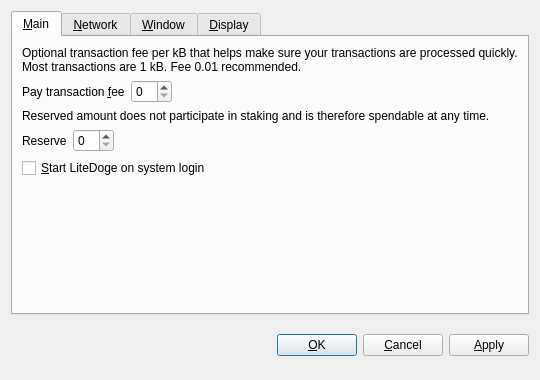
<?xml version="1.0" encoding="UTF-8"?>
<ui version="4.0">
 <class>OptionsDialog</class>
 <widget class="QDialog" name="OptionsDialog">
  <property name="geometry">
   <rect>
    <x>0</x>
    <y>0</y>
    <width>540</width>
    <height>380</height>
   </rect>
  </property>
  <property name="windowTitle">
   <string>Options</string>
  </property>
  <property name="modal">
   <bool>true</bool>
  </property>
  <layout class="QVBoxLayout" name="verticalLayout">
   <item>
    <widget class="QTabWidget" name="tabWidget">
     <property name="tabPosition">
      <enum>QTabWidget::North</enum>
     </property>
     <property name="currentIndex">
      <number>0</number>
     </property>
     <widget class="QWidget" name="tabMain">
      <attribute name="title">
       <string>&amp;Main</string>
      </attribute>
      <layout class="QVBoxLayout" name="verticalLayout_Main">
       <item>
        <widget class="QLabel" name="transactionFeeInfoLabel">
         <property name="text">
          <string>Optional transaction fee per kB that helps make sure your transactions are processed quickly. Most transactions are 1 kB. Fee 0.01 recommended.</string>
         </property>
         <property name="textFormat">
          <enum>Qt::PlainText</enum>
         </property>
         <property name="wordWrap">
          <bool>true</bool>
         </property>
        </widget>
       </item>
       <item>
        <layout class="QHBoxLayout" name="horizontalLayoutFee">
         <item>
          <widget class="QLabel" name="transactionFeeLabel">
           <property name="text">
            <string>Pay transaction &amp;fee</string>
           </property>
           <property name="textFormat">
            <enum>Qt::PlainText</enum>
           </property>
           <property name="buddy">
            <cstring>transactionFee</cstring>
           </property>
          </widget>
         </item>
         <item>
          <widget class="BitcoinAmountField" name="transactionFee"/>
         </item>
         <item>
          <spacer name="horizontalSpacerFee">
           <property name="orientation">
            <enum>Qt::Horizontal</enum>
           </property>
           <property name="sizeHint" stdset="0">
            <size>
             <width>40</width>
             <height>20</height>
            </size>
           </property>
          </spacer>
         </item>
        </layout>
       </item>
       <item>
        <widget class="QLabel" name="reserveBalanceInfoLabel">
         <property name="text">
          <string>Reserved amount does not participate in staking and is therefore spendable at any time.</string>
         </property>
         <property name="textFormat">
          <enum>Qt::PlainText</enum>
         </property>
         <property name="wordWrap">
          <bool>true</bool>
         </property>
        </widget>
       </item>
       <item>
        <layout class="QHBoxLayout" name="horizontalLayoutReserveBalance">
         <item>
          <widget class="QLabel" name="reserveBalanceLabel">
           <property name="text">
            <string>Reserve</string>
           </property>
           <property name="textFormat">
            <enum>Qt::PlainText</enum>
           </property>
           <property name="buddy">
            <cstring>reserveBalance</cstring>
           </property>
          </widget>
         </item>
         <item>
          <widget class="BitcoinAmountField" name="reserveBalance"/>
         </item>
         <item>
          <spacer name="horizontalSpacerReserveBalance">
           <property name="orientation">
            <enum>Qt::Horizontal</enum>
           </property>
           <property name="sizeHint" stdset="0">
            <size>
             <width>40</width>
             <height>20</height>
            </size>
           </property>
          </spacer>
         </item>
        </layout>
       </item>
       <item>
        <widget class="QCheckBox" name="bitcoinAtStartup">
         <property name="toolTip">
          <string>Automatically start LiteDoge after logging in to the system.</string>
         </property>
         <property name="text">
          <string>&amp;Start LiteDoge on system login</string>
         </property>
        </widget>
       </item>
       <item>
        <spacer name="verticalSpacer_Main">
         <property name="orientation">
          <enum>Qt::Vertical</enum>
         </property>
         <property name="sizeHint" stdset="0">
          <size>
           <width>20</width>
           <height>40</height>
          </size>
         </property>
        </spacer>
       </item>
      </layout>
     </widget>
     <widget class="QWidget" name="tabNetwork">
      <attribute name="title">
       <string>&amp;Network</string>
      </attribute>
      <layout class="QVBoxLayout" name="verticalLayout_Network">
       <item>
        <widget class="QCheckBox" name="mapPortUpnp">
         <property name="toolTip">
          <string>Automatically open the LiteDoge client port on the router. This only works when your router supports UPnP and it is enabled.</string>
         </property>
         <property name="text">
          <string>Map port using &amp;UPnP</string>
         </property>
        </widget>
       </item>
       <item>
        <widget class="QCheckBox" name="connectSocks">
         <property name="toolTip">
          <string>Connect to the LiteDoge network through a SOCKS proxy (e.g. when connecting through Tor).</string>
         </property>
         <property name="text">
          <string>&amp;Connect through SOCKS proxy:</string>
         </property>
        </widget>
       </item>
       <item>
        <layout class="QHBoxLayout" name="horizontalLayout_Network">
         <item>
          <widget class="QLabel" name="proxyIpLabel">
           <property name="text">
            <string>Proxy &amp;IP:</string>
           </property>
           <property name="textFormat">
            <enum>Qt::PlainText</enum>
           </property>
           <property name="buddy">
            <cstring>proxyIp</cstring>
           </property>
          </widget>
         </item>
         <item>
          <widget class="QValidatedLineEdit" name="proxyIp">
           <property name="maximumSize">
            <size>
             <width>140</width>
             <height>16777215</height>
            </size>
           </property>
           <property name="toolTip">
            <string>IP address of the proxy (e.g. 127.0.0.1)</string>
           </property>
          </widget>
         </item>
         <item>
          <widget class="QLabel" name="proxyPortLabel">
           <property name="text">
            <string>&amp;Port:</string>
           </property>
           <property name="textFormat">
            <enum>Qt::PlainText</enum>
           </property>
           <property name="buddy">
            <cstring>proxyPort</cstring>
           </property>
          </widget>
         </item>
         <item>
          <widget class="QLineEdit" name="proxyPort">
           <property name="maximumSize">
            <size>
             <width>55</width>
             <height>16777215</height>
            </size>
           </property>
           <property name="toolTip">
            <string>Port of the proxy (e.g. 9050)</string>
           </property>
          </widget>
         </item>
         <item>
          <widget class="QLabel" name="socksVersionLabel">
           <property name="text">
            <string>SOCKS &amp;Version:</string>
           </property>
           <property name="textFormat">
            <enum>Qt::PlainText</enum>
           </property>
           <property name="buddy">
            <cstring>socksVersion</cstring>
           </property>
          </widget>
         </item>
         <item>
          <widget class="QValueComboBox" name="socksVersion">
           <property name="toolTip">
            <string>SOCKS version of the proxy (e.g. 5)</string>
           </property>
          </widget>
         </item>
         <item>
          <spacer name="horizontalSpacer_Network">
           <property name="orientation">
            <enum>Qt::Horizontal</enum>
           </property>
           <property name="sizeHint" stdset="0">
            <size>
             <width>40</width>
             <height>20</height>
            </size>
           </property>
          </spacer>
         </item>
        </layout>
       </item>
       <item>
        <spacer name="verticalSpacer_Network">
         <property name="orientation">
          <enum>Qt::Vertical</enum>
         </property>
         <property name="sizeHint" stdset="0">
          <size>
           <width>20</width>
           <height>40</height>
          </size>
         </property>
        </spacer>
       </item>
      </layout>
     </widget>
     <widget class="QWidget" name="tabWindow">
      <attribute name="title">
       <string>&amp;Window</string>
      </attribute>
      <layout class="QVBoxLayout" name="verticalLayout_Window">
       <item>
        <widget class="QCheckBox" name="minimizeToTray">
         <property name="toolTip">
          <string>Show only a tray icon after minimizing the window.</string>
         </property>
         <property name="text">
          <string>&amp;Minimize to the tray instead of the taskbar</string>
         </property>
        </widget>
       </item>
       <item>
        <widget class="QCheckBox" name="minimizeOnClose">
         <property name="toolTip">
          <string>Minimize instead of exit the application when the window is closed. When this option is enabled, the application will be closed only after selecting Quit in the menu.</string>
         </property>
         <property name="text">
          <string>M&amp;inimize on close</string>
         </property>
        </widget>
       </item>
       <item>
        <spacer name="verticalSpacer_Window">
         <property name="orientation">
          <enum>Qt::Vertical</enum>
         </property>
         <property name="sizeHint" stdset="0">
          <size>
           <width>20</width>
           <height>40</height>
          </size>
         </property>
        </spacer>
       </item>
      </layout>
     </widget>
     <widget class="QWidget" name="tabDisplay">
      <attribute name="title">
       <string>&amp;Display</string>
      </attribute>
      <layout class="QVBoxLayout" name="verticalLayout_Display">
       <item>
        <layout class="QHBoxLayout" name="horizontalLayout_1_Display">
         <item>
          <widget class="QLabel" name="langLabel">
           <property name="text">
            <string>User Interface &amp;language:</string>
           </property>
           <property name="textFormat">
            <enum>Qt::PlainText</enum>
           </property>
           <property name="buddy">
            <cstring>lang</cstring>
           </property>
          </widget>
         </item>
         <item>
          <widget class="QValueComboBox" name="lang">
           <property name="toolTip">
            <string>The user interface language can be set here. This setting will take effect after restarting LiteDoge.</string>
           </property>
          </widget>
         </item>
        </layout>
       </item>
       <item>
        <layout class="QHBoxLayout" name="horizontalLayout_2_Display">
         <item>
          <widget class="QLabel" name="unitLabel">
           <property name="text">
            <string>&amp;Unit to show amounts in:</string>
           </property>
           <property name="textFormat">
            <enum>Qt::PlainText</enum>
           </property>
           <property name="buddy">
            <cstring>unit</cstring>
           </property>
          </widget>
         </item>
         <item>
          <widget class="QValueComboBox" name="unit">
           <property name="toolTip">
            <string>Choose the default subdivision unit to show in the interface and when sending coins.</string>
           </property>
          </widget>
         </item>
        </layout>
       </item>
       <item>
        <widget class="QCheckBox" name="coinControlFeatures">
         <property name="toolTip">
          <string>Whether to show coin control features or not.</string>
         </property>
         <property name="text">
          <string>Display coin &amp;control features (experts only!)</string>
         </property>
        </widget>
       </item>
       <item>
        <widget class="QCheckBox" name="minimizeCoinAge">
         <property name="toolTip">
          <string>Whether to select the coin outputs randomly or with minimal coin age.</string>
         </property>
         <property name="text">
          <string>Minimize weight consumption (experimental)</string>
         </property>
        </widget>
       </item>
       <item>
        <widget class="QCheckBox" name="useBlackTheme">
         <property name="text">
          <string>Use black visual theme (requires restart)</string>
         </property>
        </widget>
       </item>
       <item>
        <layout class="QHBoxLayout" name="horizontalLayout_3_Display">
         <item>
          <widget class="QLabel" name="thirdPartyTxUrlsLabel">
           <property name="toolTip">
            <string>Third party URLs (e.g. a block explorer) that appear in the transactions tab as context menu items. %s in the URL is replaced by transaction hash. Multiple URLs are separated by vertical bar |.</string>
           </property>
            <property name="text">
             <string>Third party transaction URLs</string>
            </property>
            <property name="buddy">
             <cstring>thirdPartyTxUrls</cstring>
            </property>
           </widget>
          </item>
          <item>
           <widget class="QLineEdit" name="thirdPartyTxUrls">
            <property name="toolTip">
             <string>Third party URLs (e.g. a block explorer) that appear in the transactions tab as context menu items. %s in the URL is replaced by transaction hash. Multiple URLs are separated by vertical bar |.</string>
           </property>
          </widget>
         </item>
        </layout>
       </item>
       <item>
        <spacer name="verticalSpacer_Display">
         <property name="orientation">
          <enum>Qt::Vertical</enum>
         </property>
         <property name="sizeHint" stdset="0">
          <size>
           <width>20</width>
           <height>40</height>
          </size>
         </property>
        </spacer>
       </item>
      </layout>
     </widget>
    </widget>
   </item>
   <item>
    <layout class="QHBoxLayout" name="horizontalLayout_Buttons">
     <item>
      <spacer name="horizontalSpacer_1">
       <property name="orientation">
        <enum>Qt::Horizontal</enum>
       </property>
       <property name="sizeHint" stdset="0">
        <size>
         <width>40</width>
         <height>48</height>
        </size>
       </property>
      </spacer>
     </item>
     <item>
      <widget class="QLabel" name="statusLabel">
       <property name="font">
        <font>
         <weight>75</weight>
         <bold>true</bold>
        </font>
       </property>
       <property name="text">
        <string/>
       </property>
       <property name="textFormat">
        <enum>Qt::PlainText</enum>
       </property>
       <property name="wordWrap">
        <bool>true</bool>
       </property>
      </widget>
     </item>
     <item>
      <spacer name="horizontalSpacer_2">
       <property name="orientation">
        <enum>Qt::Horizontal</enum>
       </property>
       <property name="sizeHint" stdset="0">
        <size>
         <width>40</width>
         <height>48</height>
        </size>
       </property>
      </spacer>
     </item>
     <item>
      <widget class="QPushButton" name="okButton">
       <property name="text">
        <string>&amp;OK</string>
       </property>
      </widget>
     </item>
     <item>
      <widget class="QPushButton" name="cancelButton">
       <property name="text">
        <string>&amp;Cancel</string>
       </property>
       <property name="autoDefault">
        <bool>false</bool>
       </property>
      </widget>
     </item>
     <item>
      <widget class="QPushButton" name="applyButton">
       <property name="text">
        <string>&amp;Apply</string>
       </property>
       <property name="autoDefault">
        <bool>false</bool>
       </property>
      </widget>
     </item>
    </layout>
   </item>
  </layout>
 </widget>
 <customwidgets>
  <customwidget>
   <class>BitcoinAmountField</class>
   <extends>QSpinBox</extends>
   <header>bitcoinamountfield.h</header>
  </customwidget>
  <customwidget>
   <class>QValueComboBox</class>
   <extends>QComboBox</extends>
   <header>qvaluecombobox.h</header>
  </customwidget>
  <customwidget>
   <class>QValidatedLineEdit</class>
   <extends>QLineEdit</extends>
   <header>qvalidatedlineedit.h</header>
  </customwidget>
 </customwidgets>
 <resources/>
 <connections/>
</ui>
